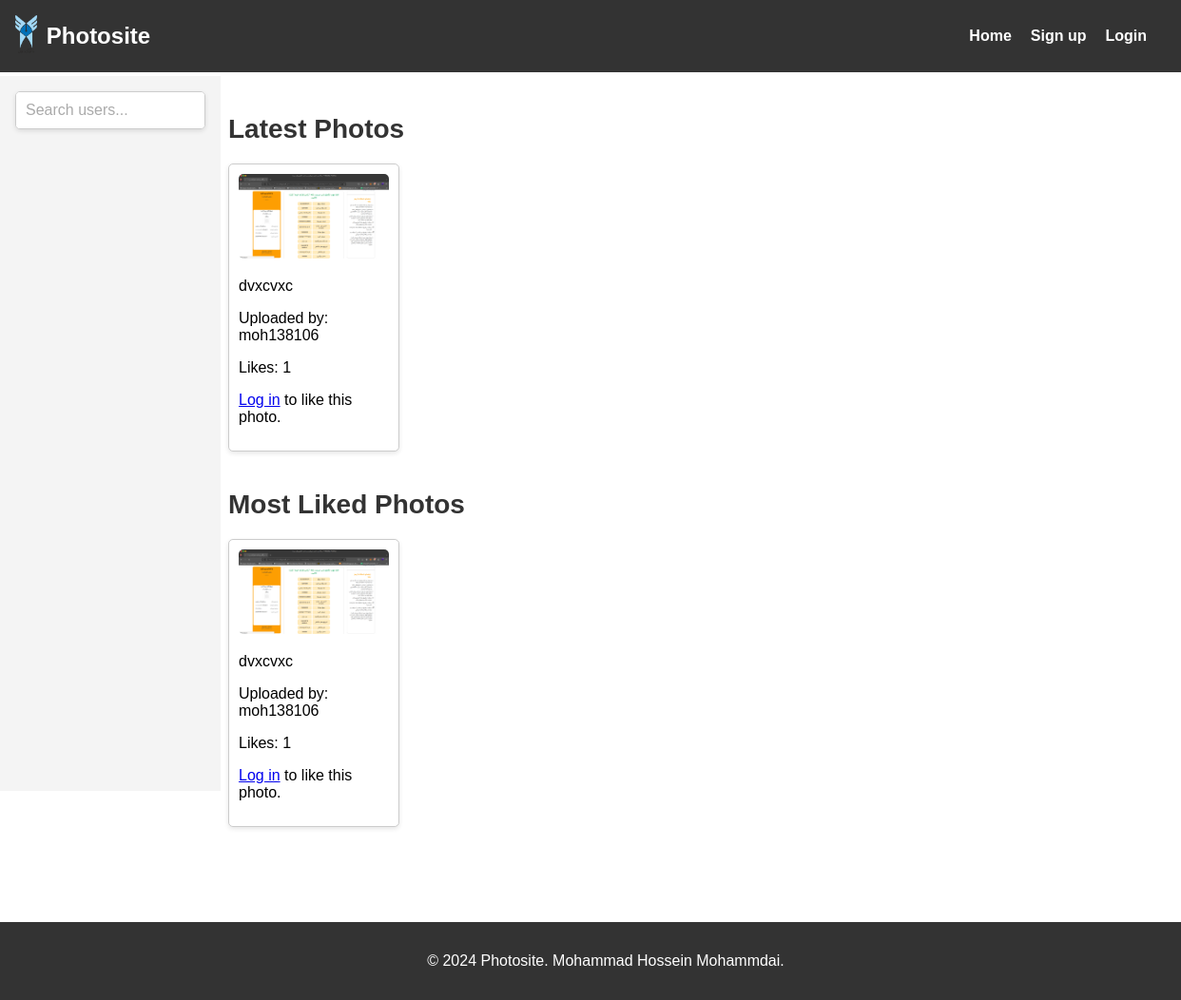
The app's page /, older data.
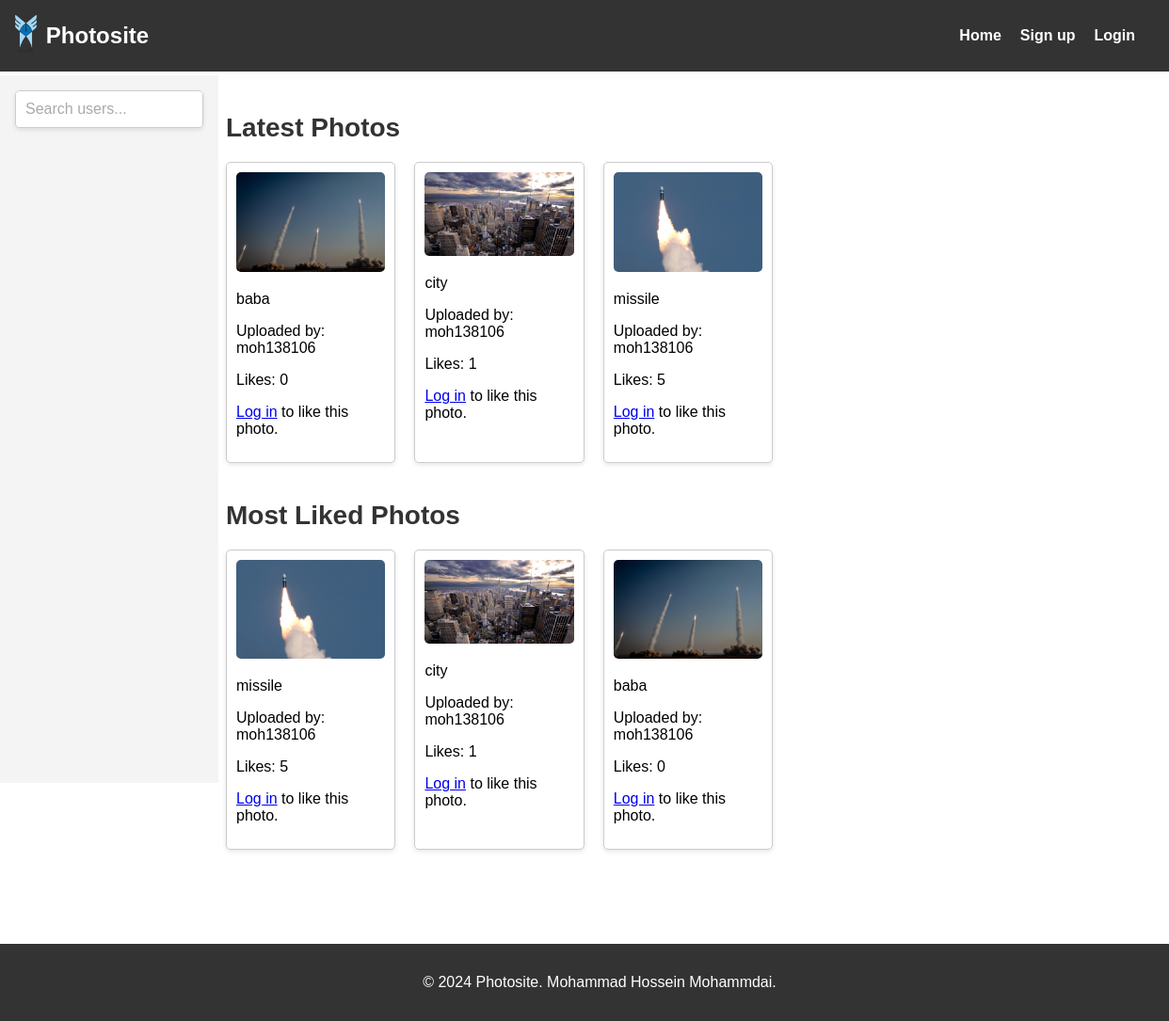
The same page, newer data.
### photos/models.py (models this page shows, shortened)
class Photo(models.Model):
    PUBLIC = 'public'
    PRIVATE = 'private'
    VISIBILITY_CHOICES = [
        (PUBLIC, 'Public'),
        (PRIVATE, 'Private'),
    ]
    user = models.ForeignKey(User, on_delete=models.CASCADE, related_name='photos')
    image = models.ImageField(upload_to='photos/')
    caption = models.CharField(max_length=255, blank=True)
    visibility = models.CharField(max_length=7, choices=VISIBILITY_CHOICES, default=PUBLIC)
    likes = models.PositiveIntegerField(default=0)
    uploaded_at = models.DateTimeField(auto_now_add=True)

### photos/views.py (the view)
# urls.py: 2. Add a URL to urlpatterns:  path('', views.home, name='home')
def home(request):
    latest_photos = Photo.objects.filter(visibility='public').order_by('-uploaded_at')[:9]
    most_liked_photos = Photo.objects.filter(visibility='public').order_by('-likes')[:9]
    return render(request, 'photos/home.html', {
        'latest_photos': latest_photos,
        'most_liked_photos': most_liked_photos,
    })

### photos/templates/photos/home.html (shortened to what this page needs)
{% extends 'base.html' %}
{% load static %}
{% block extra_css %}
<link rel="stylesheet" href="{% static 'css/home_css.css' %}">
{% endblock %}
{% block content %}
    <h2>Latest Photos</h2>
    <div class="photo-grid">
        {% for photo in latest_photos %}
        <div class="photo-item">
            <a href="{% url 'view_photo_by_id' id=photo.id %}">
                <img src="{{ photo.image.url }}" alt="{{ photo.caption }}">
            </a>
            <p>{{ photo.caption }}</p>
            <p>Uploaded by: {{ photo.user.username }}</p>
            <p>Likes: {{ photo.likes }}</p>
            {% if user.is_authenticated %}
                <form action="{% url 'like_photo' photo.id %}" method="post">
                    {% csrf_token %}
                    <button type="submit">Like</button>
                </form>
            {% else %}
                <p><a href="{% url 'account_login' %}">Log in</a> to like this photo.</p>
            {% endif %}
        </div>
        {% endfor %}
    </div>
    <h2>Most Liked Photos</h2>
    <div class="photo-grid">
        {% for photo in most_liked_photos %}
        <div class="photo-item">
            <a href="{% url 'view_photo_by_id' id=photo.id %}">
                <img src="{{ photo.image.url }}" alt="{{ photo.caption }}">
            </a>
            <p>{{ photo.caption }}</p>
            <p>Uploaded by: {{ photo.user.username }}</p>
            <p>Likes: {{ photo.likes }}</p>
            {% if user.is_authenticated %}
                <form action="{% url 'like_photo' photo.id %}" method="post">
                    {% csrf_token %}
                    <button type="submit" >Like</button>
                </form>
            {% else %}
                <p><a href="{% url 'account_login' %}">Log in</a> to like this photo.</p>
            {% endif %}
        </div>
        {% endfor %}
    </div>
    {% endblock %}

Row changes from the older to the newer data that the page shows:
removed Photo: image (picture), caption "dvxcvxc", user.username "moh138106", likes "1"
added Photo: image (picture), caption "baba", user.username "moh138106", likes "0"
added Photo: image (picture), caption "city", user.username "moh138106", likes "1"
added Photo: image (picture), caption "missile", user.username "moh138106", likes "5"
